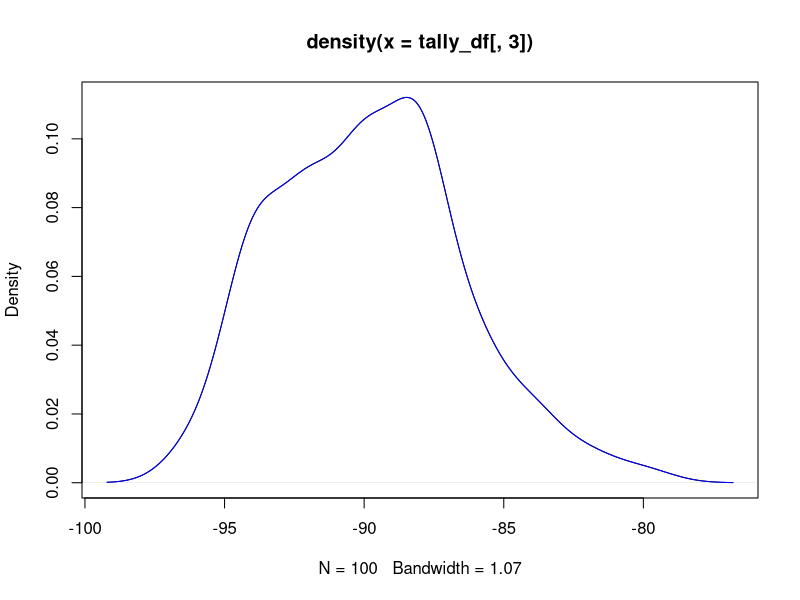
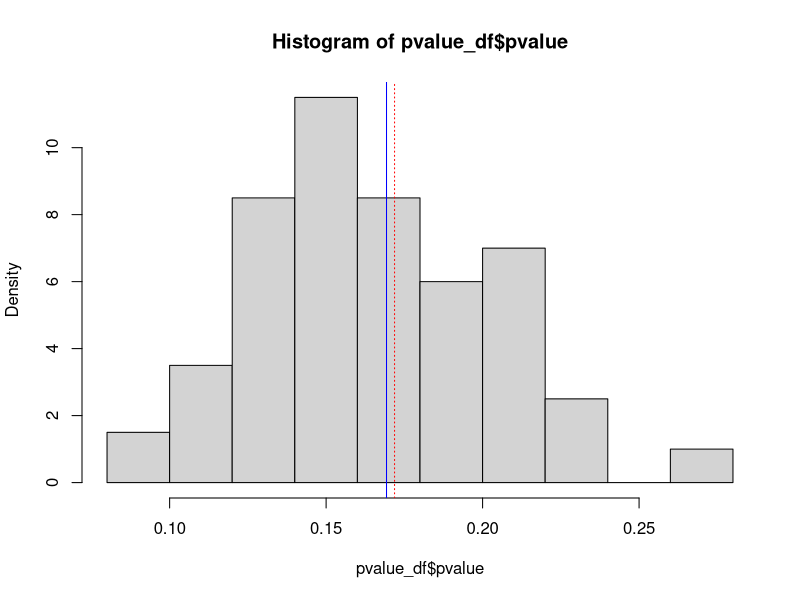

Write R code to recreate these figures, in order.
#the following function creates a df of coin tosses of various trials
coin_toss<-function(sample_size=3,trial_length=10, p=.5){
  
  tally_df<-matrix(ncol=4,nrow=sample_size)
  tally_df<-as.data.frame(tally_df)
  names(tally_df)<-c('heads','tails','difference','average')
  
    for(i in 1:sample_size){
      #trial<-rbinom(trial_length,1,p)
      trial<-sample(0:1,10,.5)
      #print(trial)
      average<-mean(trial)
      h<-sum(trial)
      t<-trial_length-h
      diff<-(h-t)
      #print(i)
      #print(h)
      #print(t)
      tally_df[i,]<-(cbind(h,t,diff,average))
    }
  return(tally_df)  
}

tally_df<-coin_toss(100,100,.5)
tally_df
head(tally_df)
##assuming a probability that the coin is fair, (.5), here is the average difference of all those coin differences from that average.
mean(tally_df[,3])
plot(density(tally_df[,3]))
lines(density(tally_df[,3]),col='blue')
#using coin_toss(), simulate many samples and create a vector of probabilities of 'heads'=3
simulate_coin_toss<-function(sims=5,
                             sample_size=3,
                             trial_length=10,
                             heads=3,
                             p=.5){
  
  #pvalue_df<-vector(length=sims)
  pvalue_df<-as.data.frame(matrix(nrow=sims,ncol=2))
  names(pvalue_df)<-c('pvalue','success_count')
  for (j in 1:sims){ 
    tally_df<-coin_toss(sample_size = sample_size,trial_length = trial_length, p)
    print(tally_df[j,])
    cat(paste('\r\nnum of rows in tally_df: ',nrow(tally_df)," \r\n"))
    cat(paste('\r\nnum of times we found ',
              tally_df$heads[tally_df$heads<=heads],
              " heads or fewer \r\n\r\n"))
    pvalue_df[j,1]<-length(tally_df$heads[tally_df$heads<=heads])/nrow(tally_df)
    pvalue_df[j,2]<-length(tally_df$heads[tally_df$heads<=heads])

    print(pvalue_df[j,1:2])
  }
  return(pvalue_df)
}
heads=3
simulate_coin_toss(sims=2,sample_size=1,trial_length=10,heads=heads)
pvalue_df<-simulate_coin_toss(sims=100,sample_size=100,trial_length=10,heads=heads)
mean(pvalue_df$pvalue) #calculates average cumulative probablity of a given number of heads/trials
hist(pvalue_df$pvalue,freq=F)
abline(v=mean(pvalue_df$pvalue),col='blue')
abline(v=pbinom(heads,10,.5),col='red',lty=3) #plots verticle line of exact cumulative  prob of heads/trials

1*(1-pbinom(17,25,.5)) #this computes one tailed test
binom.test(x=c(18,7),p=.5,alternative = ("l")) #here c(18,7) refelct success and failures, 'l' is less for one tailed
binom.test(x=3,n=10,p=.5,alternative = c("l")) #here x=3,n=10 reflect success and trials, 'l' is less for one tailed


# You can run coin_toss with 1000 sim to get a normal distribution of flips.  Plot abline with .05 or .025 for two tailed to see where 
#1-pbinom(heads-1,10,.5) falls in terms of significance.

#so, my simulation of simulate_coint_toss will estimate how often 3/10 heads shows up
# and then you count the ways heads was 3 or less divide by total number of coin tosses.
#that is the p-value for a one tailed test. 

library(dplyr)
exp<-list(5,5)
obs<-list(2,8)
dbinom(2,10,.5)  #this analytically calculates the probability
mean(rbinom(1000,10,.3)==2)
out<-as.integer()
for (i in 1:length(obs)){
  
  out[i]<-(as.numeric(obs[i])-as.numeric(exp[i]))^2  #squaring the differences
  #print(out[i])
}
thresh<-sum(out)  #sum of squares
